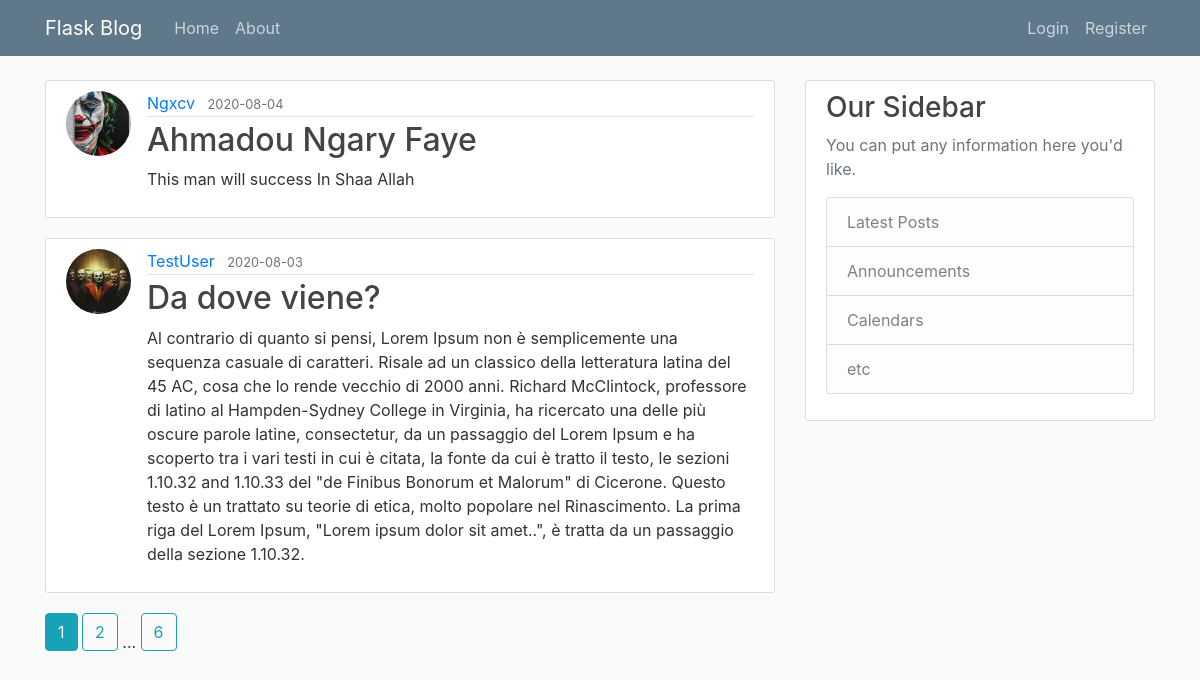
The page /home on the database its author committed.
### flaskblog/models.py (models this page shows, shortened)
class Post(db.Model):
    id = db.Column(db.Integer, primary_key=True)
    title = db.Column(db.String(100), nullable=False)
    date_posted = db.Column(db.DateTime, nullable=False, default=datetime.utcnow)
    content = db.Column(db.Text, nullable=False)
    user_id = db.Column(db.Integer, db.ForeignKey('user.id'), nullable=False)

class User(db.Model, UserMixin):
    id = db.Column(db.Integer, primary_key=True)
    username = db.Column(db.String(20), nullable=False, unique=True)
    email = db.Column(db.String(120), nullable=False, unique=True)
    image_file = db.Column(db.String(20), nullable=False, default='default.jpg')
    password = db.Column(db.String(60), nullable=False)
    posts = db.relationship('Post', backref='author', lazy=True)

### flaskblog/main/routes.py (the view)
@main.route('/')
@main.route('/home')
def home():
    page = request.args.get('page', 1, type=int)
    posts = Post.query.order_by(Post.date_posted.desc()).paginate(page=page, per_page=2)
    return render_template('home.html', posts=posts)

### flaskblog/templates/home.html
{% extends "layout.html" %}
{% block content %}
    {% for post in posts.items %}
        <article class="media content-section">
            <img src="{{ url_for('static', filename='profil_pics/' + post.author.image_file) }}" class="rounded-circle article-img" alt="">
            <div class="media-body">
                    <div class="article-metadata">
                      <a class="mr-2" href="{{ url_for('users.user_posts', username=post.author.username) }}">{{ post.author.username }}</a>
                      <small class="text-muted">{{ post.date_posted.strftime('%Y-%m-%d') }}</small>
                </div>
                <h2><a class="article-title" href="{{ url_for('posts.post', post_id=post.id) }}">{{ post.title }}</a></h2>
                <p class="article-content">{{ post.content }}</p>
            </div>
        </article>
    {% endfor %}
    {% for page_num in posts.iter_pages(left_edge=1, right_edge=1, left_current=1, right_current=2) %}
        {% if page_num %}
            {% if posts.page == page_num %}
                <a class="btn btn-info mb-4" href="{{ url_for('main.home', page=page_num) }}"> {{ page_num }}</a>
            {% else %}
                <a class="btn btn-outline-info mb-4" href="{{ url_for('main.home', page=page_num) }}"> {{ page_num }}</a>
            {% endif %}
        {% else %}
            ...
        {% endif %}
    {% endfor %}
{% endblock content %}

### flaskblog/templates/layout.html (shortened to what this page needs)
<!doctype html>
<html lang="en">
  <head>
    <link rel="stylesheet" href="https://stackpath.bootstrapcdn.com/bootstrap/4.5.0/css/bootstrap.min.css">
    <link rel="stylesheet" type="text/css" href="{{ url_for('static', filename='main.css') }}">
  </head>
  <body>
  <header class="site-header">
      <nav class="navbar navbar-expand-md navbar-dark bg-steel fixed-top">
        <div class="container">
          <a class="navbar-brand mr-4" href="/">Flask Blog</a>
          <div class="collapse navbar-collapse" id="navbarToggle">
            <div class="navbar-nav mr-auto">
              <a class="nav-item nav-link" href="/">Home</a>
              <a class="nav-item nav-link" href="/about">About</a>
            </div>
            {% if current_user.is_authenticated %}
              <div class="navbar-nav">
                <a class="nav-item nav-link" href="{{url_for('users.account')}}">Account</a>
                <a class="nav-item nav-link" href="{{url_for('posts.new_post')}}">New Post</a>
                <a class="nav-item nav-link" href="{{url_for('users.logout')}}">Logout</a>
              </div>
            {% else %}
              <div class="navbar-nav">
                <a class="nav-item nav-link" href="{{url_for('users.login')}}">Login</a>
                <a class="nav-item nav-link" href="{{url_for('users.register')}}" >Register</a>
              </div>
            {% endif %}
          </div>
        </div>
      </nav>
    </header>
    <main role="main" class="container">
      <div class="row">
        <div class="col-md-8">
          {% block content %}{% endblock %}
        </div>
        <div class="col-md-4">
          <div class="content-section">
            <h3>Our Sidebar</h3>
            <p class='text-muted'>You can put any information here you'd like.
              <ul class="list-group">
                <li class="list-group-item list-group-item-light">Latest Posts</li>
                <li class="list-group-item list-group-item-light">Announcements</li>
                <li class="list-group-item list-group-item-light">Calendars</li>
                <li class="list-group-item list-group-item-light">etc</li>
              </ul>
            </p>
          </div>
        </div>
      </div>
    </main>
  </body>
</html>

### flaskblog/static/main.css (style rules this page uses)
body { background: #fafafa; color: #333333; margin-top: 5rem; }
h1, h2, h3, h4, h5, h6 { color: #444444; }
.bg-steel { background-color: #5f788a; }
.site-header .navbar-nav .nav-link { color: #cbd5db; }
.content-section { background: #ffffff; padding: 10px 20px; border: 1px solid #dddddd; border-radius: 3px; margin-bottom: 20px; }
.article-title { color: #444444; }
.article-content { white-space: pre-line; }
.article-img { height: 65px; width: 65px; margin-right: 16px; }
.article-metadata { padding-bottom: 1px; margin-bottom: 4px; border-bottom: 1px solid #e3e3e3 }

### rows shown on the page
Post: image_file (picture), author.username "Ngxcv", date_posted "2020-08-04", title "Ahmadou Ngary Faye", content "This man will success In Shaa Allah"
Post: image_file (picture), author.username "TestUser", date_posted "2020-08-03", title "Da dove viene?", content "Al contrario di quanto si pensi, Lorem Ipsum non è semplicemente una sequenza casuale di caratteri. Risale ad un classico della letteratura latina del 45 AC, cosa che lo rende vecchio di 2000 anni. Richard McClintock, professore di latino al Hampden-Sydney College in Virginia, ha ricercato una delle più oscure parole latine, consectetur, da un passaggio del Lorem Ipsum e ha scoperto tra i vari testi in cui è citata, la fonte da cui è tratto il testo, le sezioni 1.10.32 and 1.10.33 del \"de Finibus Bonorum et Malorum\" di Cicerone. Questo testo è un trattato su teorie di etica, molto popolare nel Rinascimento. La prima riga del Lorem Ipsum, \"Lorem ipsum dolor sit amet..\", è tratta da un…"

### other values the page prints
{{ page_num }} "1"
{{ page_num }} "2" "6"
